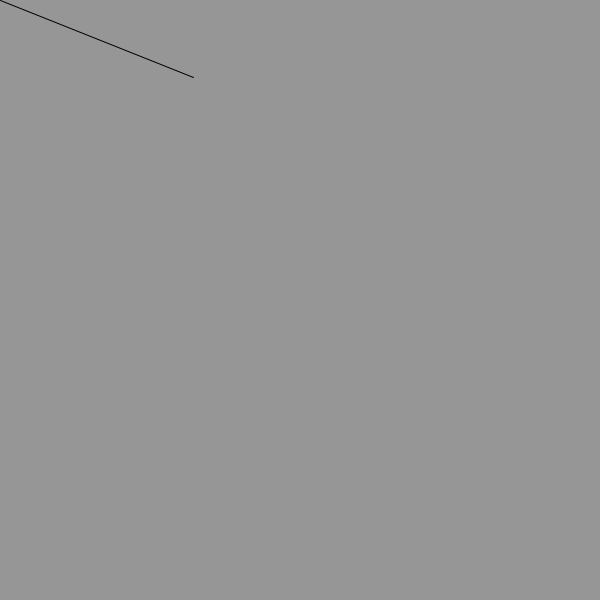
Frame 1 (no input)
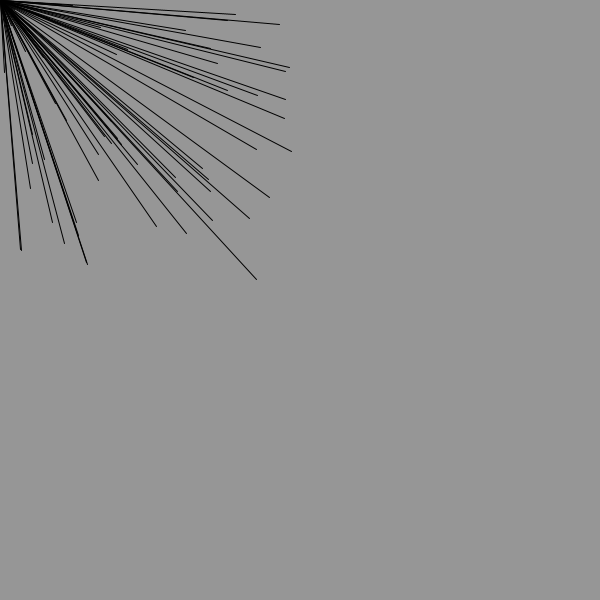
Frame 60 (the mouse pressed at the canvas centre just before this capture)
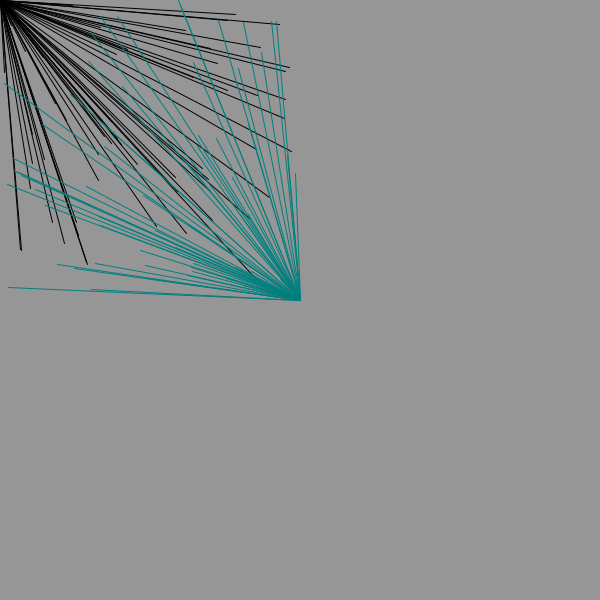
Frame 120 (the mouse held since frame 60 and released just before this capture)

The Processing sketch that drew these frames (run headless with seeded random() and noise(); from frame 60 on, the mouse is pressed at the canvas centre):

// Processing sketch: processing_20448
// ── processing_20448.pde

void setup() {
  size(600, 600);
  background(150);
  colorMode(HSB, 600, 100, 600);
  stroke(100);
  smooth();
}

void draw() {
  println(mouseX + " " + mouseY);
  stroke(mouseX, 360, mouseY);
  line(random(300), random(300), mouseX, mouseY);
  
}

// clear bkg
void mousePressed() 
{
background(150);
}
